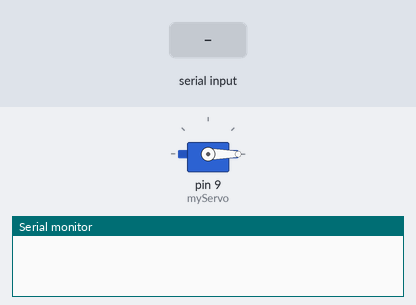
Bench run of a sketch on a simulated Arduino Uno, built with avr-gcc and run on an emulated ATmega328P. Shown: servo, the last lines printed to the serial monitor. The test bench sets the inputs (shaded band).

Above: at 1.2 s.
1.3 s: "1" received over Serial
At 2.4 s:
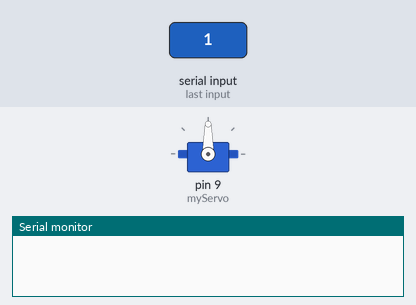
4.3 s: "0" received over Serial
At 7.5 s:
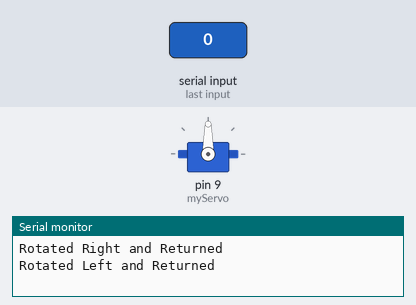
Timing chart, 0 to 9.0 s (numbered marks = the images above; inputs shaded):
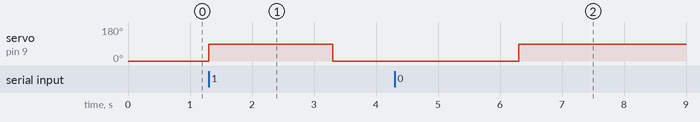

Measured:
- after the input at 1.3 s, servo on pin 9 (myServo): 0° → 90° at once, → 0° 2.0 s later
- after the input at 4.3 s, servo on pin 9 (myServo): 0° → 90° after 2.0 s

The sketch:

servomotorworking.ino
```cpp
#include <Servo.h>

Servo myServo; // Create a Servo object

unsigned long startTime; // Variable to store the time when the program started
const unsigned long timeout = 25000; // Timeout limit in milliseconds (25 seconds)

void setup() {
  Serial.begin(9600);         // Start serial communication at 9600 baud
  myServo.attach(9);          // Attach servo on pin 9
  myServo.write(0);           // Set initial position to 0 degrees

  startTime = millis(); // Record the start time
}

void loop() {
  // Check if the timeout has exceeded 25 seconds
  if (millis() - startTime > timeout) {
    Serial.println("Timeout exceeded 25 seconds. Exiting...");
    return; // Exit the loop if 25 seconds have passed
  }

  if (Serial.available() > 0) {   // Check if data is available on the serial port
    char receivedChar = Serial.read(); // Read the incoming byte

    if (receivedChar == '1') {
      myServo.write(90);          // Rotate to 90 degrees for recyclable item
      delay(2000);                // Hold for 2 seconds
      myServo.write(0);           // Return to original position (0 degrees)
      delay(1000);                // Wait for 1 second to complete the rotation
      Serial.println("Rotated Right and Returned");
    }
    else if (receivedChar == '0') {
      myServo.write(0);           // Rotate to 0 degrees for organic item
      delay(2000);                // Hold for 2 seconds
      myServo.write(90);          // Return to original position (90 degrees)
      delay(1000);                // Wait for 1 second to complete the rotation
      Serial.println("Rotated Left and Returned");
    }
  }
}
```
